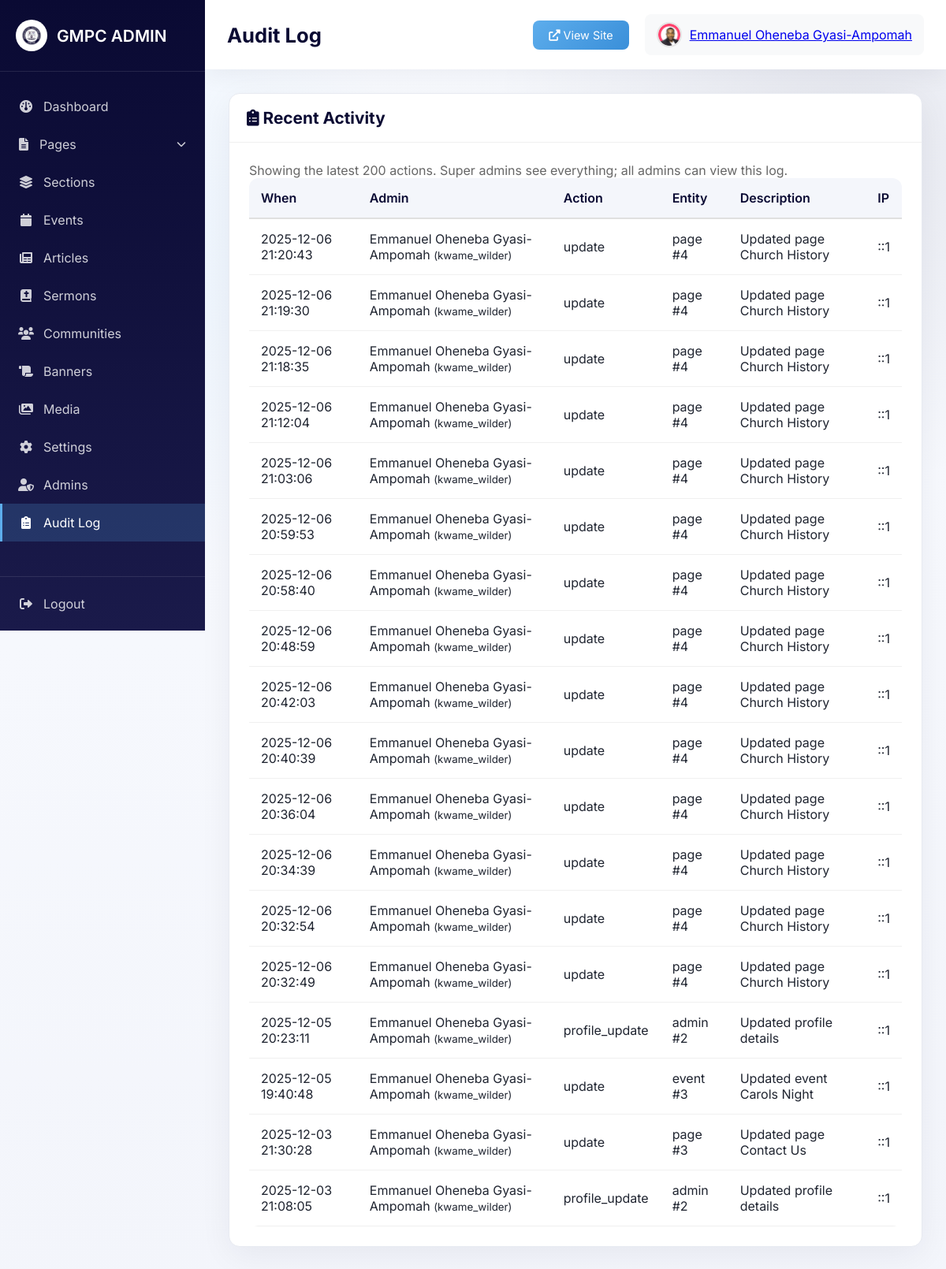
Page /admin/audit-log.php (signed in) on the committed database.
### tables this page shows
CREATE TABLE `audit_logs` (
  `id` int NOT NULL AUTO_INCREMENT,
  `admin_id` int NOT NULL,
  `action` varchar(100) NOT NULL,
  `entity_type` varchar(50) NOT NULL,
  `entity_id` int DEFAULT NULL,
  `description` text,
  `ip_address` varchar(45) DEFAULT NULL,
  `created_at` timestamp NULL DEFAULT CURRENT_TIMESTAMP,
  PRIMARY KEY (`id`),
  KEY `idx_entity` (`entity_type`,`entity_id`),
  KEY `fk_audit_admin` (`admin_id`),
  CONSTRAINT `fk_audit_admin` FOREIGN KEY (`admin_id`) REFERENCES `admins` (`id`) ON DELETE CASCADE
);

### admin/audit-log.php (the view, shortened to what this page needs)
<?php
require_once 'includes/header.php';
$conn = getDBConnection();
$logs = [];
try {
    $stmt = $conn->query("SELECT al.*, a.full_name, a.username FROM audit_logs al LEFT JOIN admins a ON al.admin_id = a.id ORDER BY al.created_at DESC LIMIT 200");
    $logs = $stmt->fetchAll();
} catch (PDOException $e) {
    error_log("Audit fetch failed: " . $e->getMessage());
}
?>
<div class="card">
    <div class="card-header">
        <h2><i class="fas fa-clipboard-list"></i> Recent Activity</h2>
    </div>
    <div class="card-body">
        <p style="color:#666;">Showing the latest 200 actions. Super admins see everything; all admins can view this log.</p>
        <div class="table-responsive">
            <table>
                <thead>
                    <tr>
                        <th>When</th>
                        <th>Admin</th>
                        <th>Action</th>
                        <th>Entity</th>
                        <th>Description</th>
                        <th>IP</th>
                    </tr>
                </thead>
                <tbody>
                    <?php foreach ($logs as $log): ?>
                        <tr>
                            <td><?php echo htmlspecialchars($log['created_at']); ?></td>
                            <td><?php echo htmlspecialchars($log['full_name'] ?? 'Unknown'); ?> <small>(<?php echo htmlspecialchars($log['username'] ?? ''); ?>)</small></td>
                            <td><?php echo htmlspecialchars($log['action']); ?></td>
                            <td><?php echo htmlspecialchars($log['entity_type']); ?> #<?php echo htmlspecialchars($log['entity_id']); ?></td>
                            <td><?php echo htmlspecialchars($log['description']); ?></td>
                            <td><?php echo htmlspecialchars($log['ip_address']); ?></td>
                        </tr>
                    <?php endforeach; ?>
                </tbody>
            </table>
        </div>
    </div>
</div>
<?php require_once 'includes/footer.php'; ?>

### admin/css/admin.css (style rules this page uses)
:root { --navy: #0A0A33; --navy-2: #11113f; --sky: #5DADEC; --slate: #6c757d; --card-border: #e7eaf1; --bg-soft: #f6f8fb; }
* { margin: 0; padding: 0; box-sizing: border-box; }
body { font-family: 'Inter', sans-serif; background: radial-gradient(circle at 10% 20%, rgba(93,173,236,0.09), transparent 25%), radial-gradient(circle at 90% 10%, rgba(17,17,63,0.08), transparent 25%), linear-gradient(180deg, #f9fbff, #f3f5fb); color: #1f2430; }
.card { background: white; border-radius: 14px; border: 1px solid var(--card-border); box-shadow: 0 10px 40px rgba(10, 10, 51, 0.06); margin-bottom: 20px; }
.card-header { padding: 18px 22px; border-bottom: 1px solid #f0f0f0; display: flex; justify-content: space-between; align-items: center; }
.card-header h2 { font-size: 1.3rem; color: #0A0A33; }
.card-body { padding: 25px; }
.table-responsive { overflow-x: auto; }
table { width: 100%; border-collapse: collapse; background: white; border-radius: 12px; overflow: hidden; }
thead { background: #f4f6fb; }
th { padding: 15px; text-align: left; font-weight: 600; color: #0A0A33; border-bottom: 2px solid #e0e0e0; }
td { padding: 15px; border-bottom: 1px solid #f0f0f0; }

### rows in the picture
audit_logs: created_at "2025-12-06 21:20:43", admin.full_name "Emmanuel Oheneba Gyasi-Ampomah", admin.username "kwame_wilder", action "update", entity_type "page", entity "4", description "Updated page Church History", ip_address "::1"
audit_logs: created_at "2025-12-06 21:19:30", admin.full_name "Emmanuel Oheneba Gyasi-Ampomah", admin.username "kwame_wilder", action "update", entity_type "page", entity "4", description "Updated page Church History", ip_address "::1"
audit_logs: created_at "2025-12-06 21:18:35", admin.full_name "Emmanuel Oheneba Gyasi-Ampomah", admin.username "kwame_wilder", action "update", entity_type "page", entity "4", description "Updated page Church History", ip_address "::1"
audit_logs: created_at "2025-12-06 21:12:04", admin.full_name "Emmanuel Oheneba Gyasi-Ampomah", admin.username "kwame_wilder", action "update", entity_type "page", entity "4", description "Updated page Church History", ip_address "::1"
audit_logs: created_at "2025-12-06 21:03:06", admin.full_name "Emmanuel Oheneba Gyasi-Ampomah", admin.username "kwame_wilder", action "update", entity_type "page", entity "4", description "Updated page Church History", ip_address "::1"
audit_logs: created_at "2025-12-06 20:59:53", admin.full_name "Emmanuel Oheneba Gyasi-Ampomah", admin.username "kwame_wilder", action "update", entity_type "page", entity "4", description "Updated page Church History", ip_address "::1"
audit_logs: created_at "2025-12-06 20:58:40", admin.full_name "Emmanuel Oheneba Gyasi-Ampomah", admin.username "kwame_wilder", action "update", entity_type "page", entity "4", description "Updated page Church History", ip_address "::1"
audit_logs: created_at "2025-12-06 20:48:59", admin.full_name "Emmanuel Oheneba Gyasi-Ampomah", admin.username "kwame_wilder", action "update", entity_type "page", entity "4", description "Updated page Church History", ip_address "::1"
audit_logs: created_at "2025-12-06 20:42:03", admin.full_name "Emmanuel Oheneba Gyasi-Ampomah", admin.username "kwame_wilder", action "update", entity_type "page", entity "4", description "Updated page Church History", ip_address "::1"
audit_logs: created_at "2025-12-06 20:40:39", admin.full_name "Emmanuel Oheneba Gyasi-Ampomah", admin.username "kwame_wilder", action "update", entity_type "page", entity "4", description "Updated page Church History", ip_address "::1"
audit_logs: created_at "2025-12-06 20:36:04", admin.full_name "Emmanuel Oheneba Gyasi-Ampomah", admin.username "kwame_wilder", action "update", entity_type "page", entity "4", description "Updated page Church History", ip_address "::1"
audit_logs: created_at "2025-12-06 20:34:39", admin.full_name "Emmanuel Oheneba Gyasi-Ampomah", admin.username "kwame_wilder", action "update", entity_type "page", entity "4", description "Updated page Church History", ip_address "::1"
audit_logs: created_at "2025-12-06 20:32:54", admin.full_name "Emmanuel Oheneba Gyasi-Ampomah", admin.username "kwame_wilder", action "update", entity_type "page", entity "4", description "Updated page Church History", ip_address "::1"
audit_logs: created_at "2025-12-06 20:32:49", admin.full_name "Emmanuel Oheneba Gyasi-Ampomah", admin.username "kwame_wilder", action "update", entity_type "page", entity "4", description "Updated page Church History", ip_address "::1"
audit_logs: created_at "2025-12-05 20:23:11", admin.full_name "Emmanuel Oheneba Gyasi-Ampomah", admin.username "kwame_wilder", action "profile_update", entity_type "admin", entity "2", description "Updated profile details", ip_address "::1"
audit_logs: created_at "2025-12-05 19:40:48", admin.full_name "Emmanuel Oheneba Gyasi-Ampomah", admin.username "kwame_wilder", action "update", entity_type "event", entity "3", description "Updated event Carols Night", ip_address "::1"
audit_logs: created_at "2025-12-03 21:30:28", admin.full_name "Emmanuel Oheneba Gyasi-Ampomah", admin.username "kwame_wilder", action "update", entity_type "page", entity "3", description "Updated page Contact Us", ip_address "::1"
audit_logs: created_at "2025-12-03 21:08:05", admin.full_name "Emmanuel Oheneba Gyasi-Ampomah", admin.username "kwame_wilder", action "profile_update", entity_type "admin", entity "2", description "Updated profile details", ip_address "::1"

### other values in the picture
$pageTitle "Audit Log"
$currentAdmin['name'] "Emmanuel Oheneba Gyasi-Ampomah"
